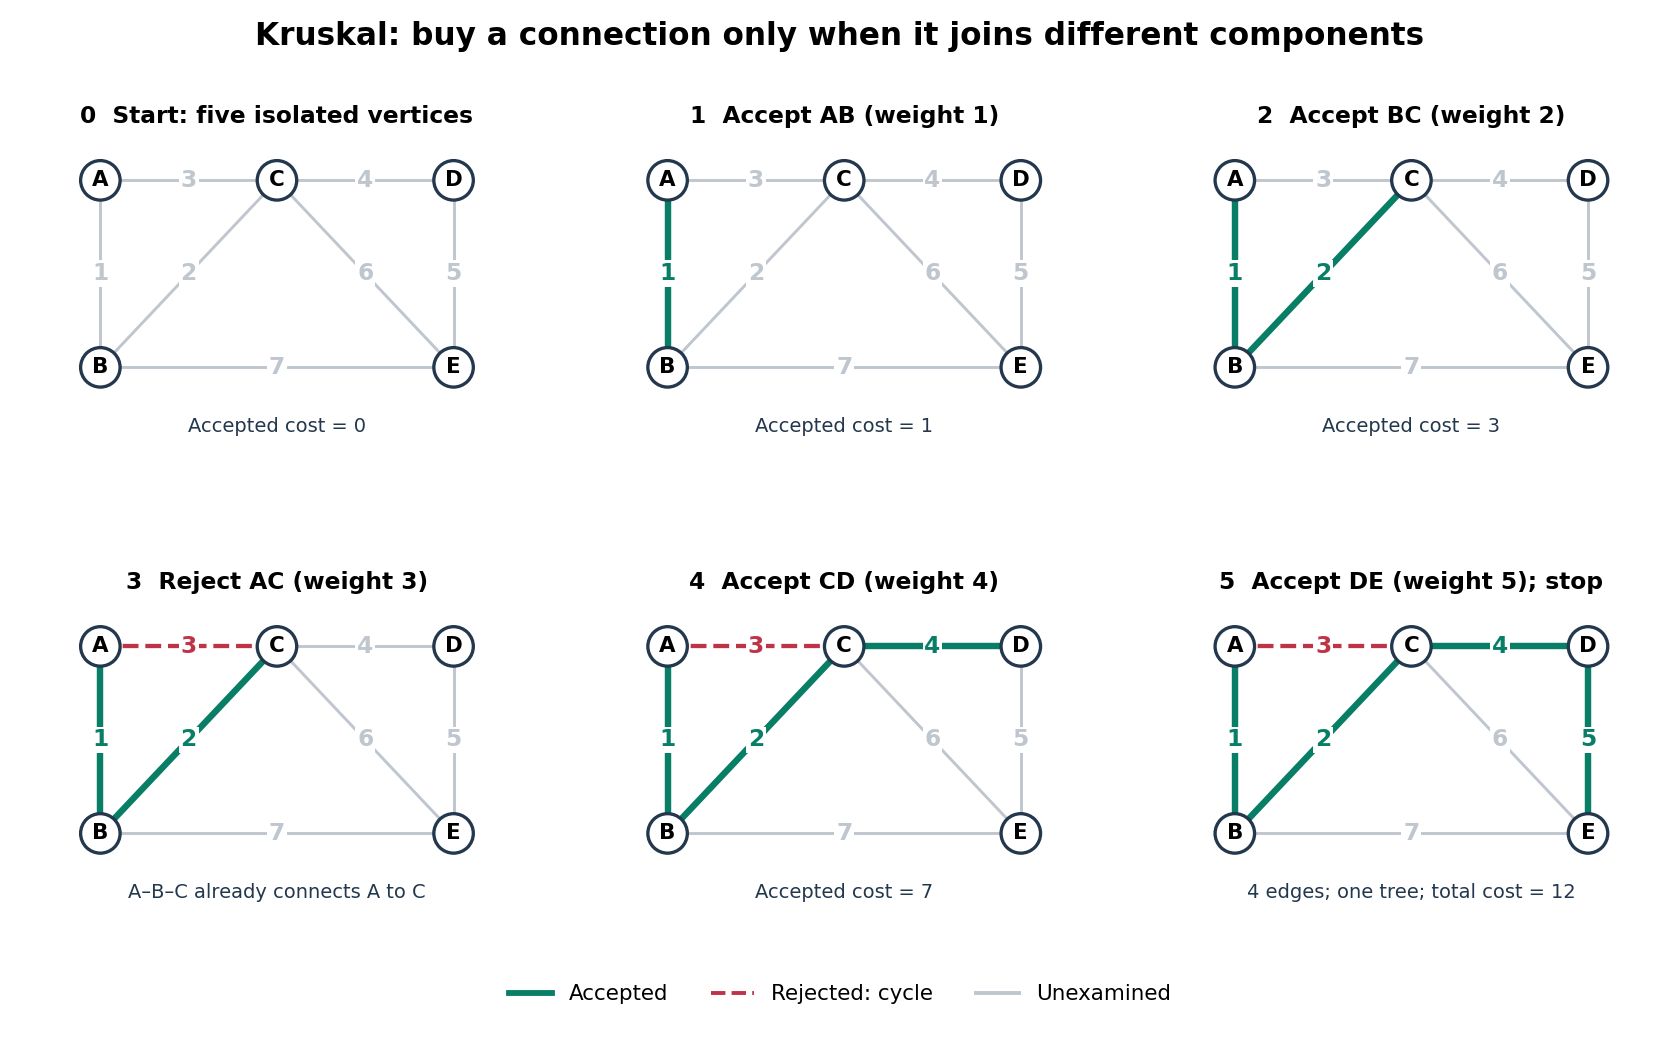

The script that drew this image:
"""Draw the original five-vertex Kruskal trace; Python 3.14, matplotlib 3.10.7."""
from pathlib import Path

import matplotlib.pyplot as plt
from matplotlib.lines import Line2D
from matplotlib.patches import Circle


EDGES = [("A", "B", 1), ("B", "C", 2), ("A", "C", 3),
         ("C", "D", 4), ("D", "E", 5), ("C", "E", 6), ("B", "E", 7)]
POS = {"A": (0, 1.8), "B": (0, 0), "C": (1.7, 1.8),
       "D": (3.4, 1.8), "E": (3.4, 0)}
GREEN, RED, GREY = "#087e66", "#bf3346", "#bfc6ce"


def main():
    plt.rcParams.update({"font.family": "DejaVu Sans", "font.size": 11})
    fig, axes = plt.subplots(2, 3, figsize=(12, 7.5), facecolor="white")
    fig.suptitle("Kruskal: buy a connection only when it joins different components",
                 fontsize=16, fontweight="bold", y=.98)
    stages = [(set(), "0  Start: five isolated vertices", "Accepted cost = 0"),
              ({1}, "1  Accept AB (weight 1)", "Accepted cost = 1"),
              ({1, 2}, "2  Accept BC (weight 2)", "Accepted cost = 3"),
              ({1, 2}, "3  Reject AC (weight 3)", "A–B–C already connects A to C"),
              ({1, 2, 4}, "4  Accept CD (weight 4)", "Accepted cost = 7"),
              ({1, 2, 4, 5}, "5  Accept DE (weight 5); stop", "4 edges; one tree; total cost = 12")]
    for step, (ax, (accepted, title, footer)) in enumerate(zip(axes.flat, stages)):
        for u, v, w in EDGES:
            x1, y1 = POS[u]
            x2, y2 = POS[v]
            rejected = w == 3 and step >= 3
            color = GREEN if w in accepted else RED if rejected else GREY
            ax.plot([x1, x2], [y1, y2], color=color,
                    lw=3.3 if w in accepted else 2.2 if rejected else 1.5,
                    ls="--" if rejected else "-", zorder=1)
            tx, ty = (x1 + x2) / 2, (y1 + y2) / 2
            ax.text(tx, ty, str(w), ha="center", va="center", color=color,
                    fontsize=12, fontweight="bold",
                    bbox={"facecolor": "white", "edgecolor": "none", "pad": 1}, zorder=3)
        for label, (x, y) in POS.items():
            ax.add_patch(Circle((x, y), .19, fc="white", ec="#23374d", lw=1.7, zorder=4))
            ax.text(x, y, label, ha="center", va="center", zorder=5, fontweight="bold")
        ax.set_title(title, fontsize=12, fontweight="bold", pad=8)
        ax.text(1.7, -.62, footer, ha="center", fontsize=10, color="#23374d")
        ax.set(xlim=(-.4, 3.8), ylim=(-.85, 2.2), aspect="equal")
        ax.axis("off")
    fig.legend([Line2D([], [], color=GREEN, lw=3), Line2D([], [], color=RED, lw=2, ls="--"),
                Line2D([], [], color=GREY, lw=2)],
               ["Accepted", "Rejected: cycle", "Unexamined"],
               loc="lower center", ncol=3, frameon=False, bbox_to_anchor=(.5, .025))
    fig.subplots_adjust(left=.035, right=.97, top=.87, bottom=.12, hspace=.45, wspace=.3)
    fig.savefig(Path(__file__).stem + ".png", dpi=140, facecolor="white")
    plt.close(fig)


if __name__ == "__main__":
    main()
